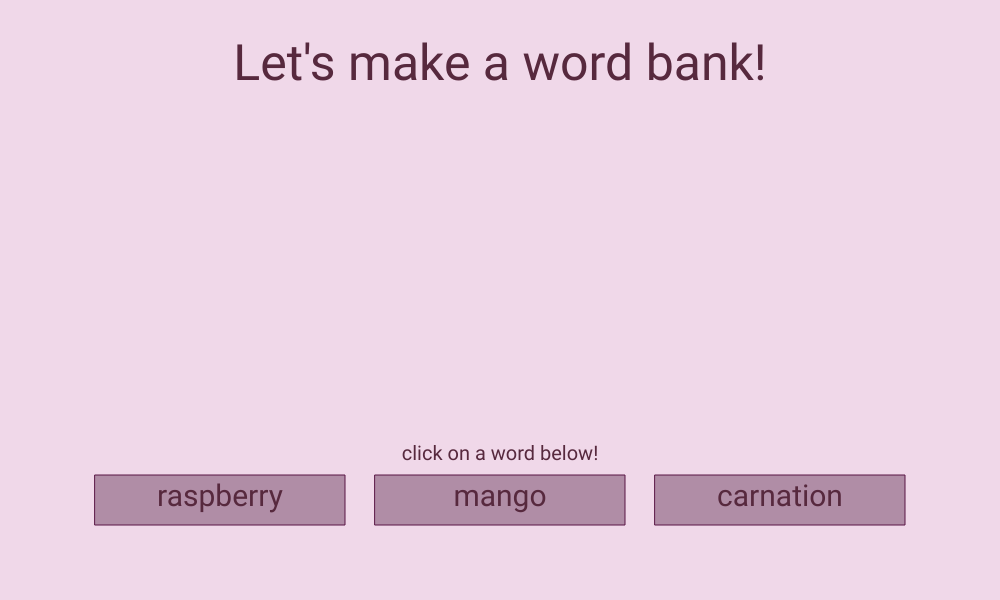
Frame 1 (no input)
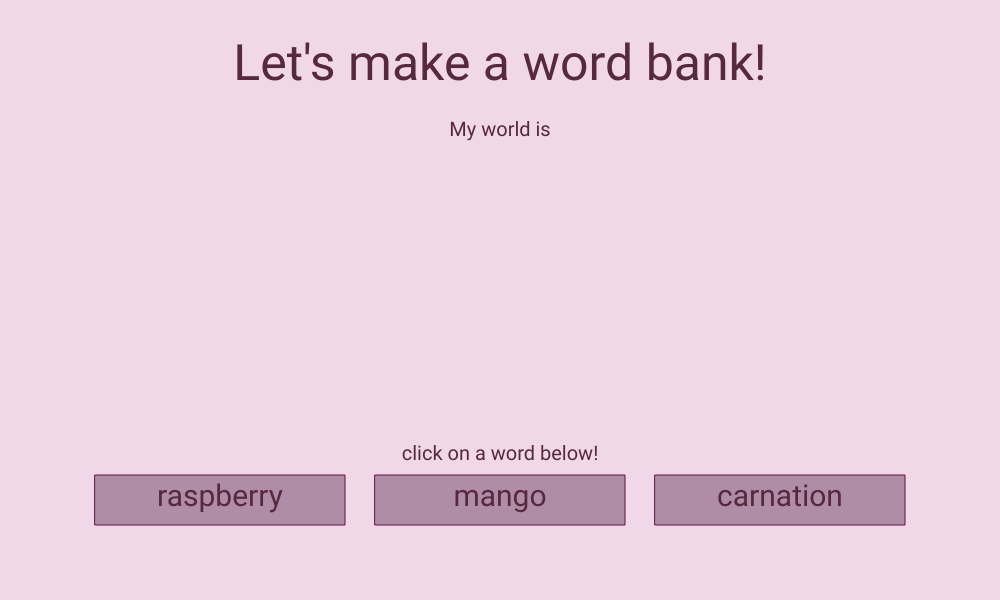
Frame 60 (no input)
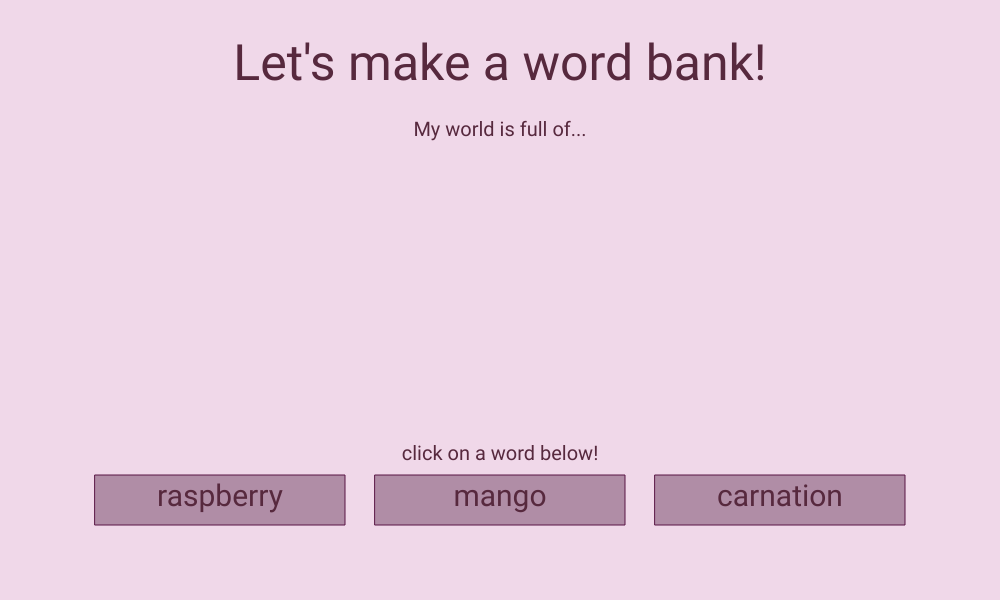
Frame 120 (the mouse pressed at the canvas centre since frame 60)

The p5.js sketch that drew these frames (run headless with seeded random() and noise() and a simulated clock; from frame 60 on, the mouse is pressed at the canvas centre):

// p5.js sketch
// ── sketch.js

let currentcharacter = 0;
//incrementing variable that helps the program type out the sentence
let wordbank = 'My world is full of...';
//string variable to add words to, containing starter sentence for the word bank

let wordcount = 0
//counter variable to ensure the word count doesn't exceed what can fit on the screen

let desserts = ['cake', 'pie', 'cookies', 'brownie', 'ice cream', 'pudding', 'custard', 'cheesecake', 'tart', 'muffin', 'cupcake', 'donut', 'fudge', 'chocolate', 'caramel', 'truffle', 'macaron', 'eclair', 'gelato', 'sorbet', 'baklava', 'cinnamon roll', 'panna cotta', 'churro', 'flan', 'banana split', 'profiterole', 'chocolate mousse', 'rice pudding', 'sweet roll', 'marzipan', 'tiramisu', 'fruit salad', 'crème brûlée', 'soufflé', 'jelly', 'mousse', 'parfait', 'pavlova', 'taiyaki', 'roll cake', 'gingerbread', 'lemon bar', 'chocolate chip', 'biscotti', 'cobbler', 'scone', 'madeleine', 'spoon cake', 'popsicle'];
let colours = ['red', 'blue', 'green', 'yellow', 'orange', 'purple', 'pink', 'brown', 'black', 'white', 'gray', 'violet', 'indigo', 'turquoise', 'cyan', 'magenta', 'beige', 'cream', 'gold', 'silver', 'bronze', 'navy', 'teal', 'mint', 'lavender', 'peach', 'coral', 'plum', 'maroon', 'charcoal', 'rose', 'emerald', 'azure', 'amber', 'sapphire', 'ruby', 'topaz', 'jade', 'ivory', 'chartreuse', 'olive', 'fuchsia', 'blush', 'burgundy', 'mustard', 'khaki', 'cobalt', 'scarlet', 'cream', 'lavender'];
let animals = ['lion', 'tiger', 'elephant', 'giraffe', 'zebra', 'kangaroo', 'panda', 'koala', 'bear', 'wolf', 'fox', 'rabbit', 'squirrel', 'deer', 'hippopotamus', 'rhinoceros', 'crocodile', 'alligator', 'cheetah', 'leopard', 'jaguar', 'whale', 'dolphin', 'shark', 'octopus', 'seal', 'penguin', 'eagle', 'owl', 'parrot', 'sparrow', 'falcon', 'hawk', 'peacock', 'duck', 'goose', 'chicken', 'turkey', 'cow', 'horse', 'sheep', 'goat', 'camel', 'llama', 'donkey', 'pigeon', 'bat', 'rat', 'mouse', 'frog'];
let fruits = ['apple', 'banana', 'orange', 'grape', 'pear', 'peach', 'plum', 'cherry', 'strawberry', 'blueberry', 'raspberry', 'blackberry', 'watermelon', 'melon', 'kiwi', 'pineapple', 'mango', 'papaya', 'lemon', 'lime', 'grapefruit', 'apricot', 'nectarine', 'pomegranate', 'fig', 'date', 'dragon fruit', 'lychee', 'tangerine', 'coconut', 'mandarin', 'persimmon', 'cantaloupe', 'guava', 'passion fruit', 'star fruit', 'custard apple', 'mangosteen', 'elderberry', 'acai', 'chili pepper', 'plantain', 'rhubarb', 'carambola', 'kumquat', 'tomatoes', 'longan', 'mullberry', 'jackfruit', 'durian'];
let plants = ['rose', 'sunflower', 'tulip', 'lily', 'orchid', 'daisy', 'violet', 'daffodil', 'cherry blossom', 'lavender', 'fern', 'bamboo', 'cactus', 'succulent', 'carnation', 'hibiscus', 'marigold', 'jasmine', 'bougainvillea', 'lilac', 'iris', 'poppy', 'gardenia', 'magnolia', 'palm', 'oak', 'maple', 'birch', 'pine', 'cedar', 'spruce', 'fir', 'sequoia', 'bamboo', 'aloe vera', 'sage', 'thyme', 'rosemary', 'mint', 'oregano', 'basil', 'chamomile', 'geranium', 'ivy', 'moss', 'cucumber plant', 'strawberry plant', 'tomato plant', 'pumpkin', 'sunflower'];
let nature = ['star', 'moon', 'sun', 'cloud', 'rain', 'storm', 'lightning', 'thunder', 'fog', 'snow', 'hail', 'tornado', 'hurricane', 'wind', 'breeze', 'dust storm', 'sunshine', 'eclipse', 'comet', 'meteor', 'galaxy', 'planet', 'constellation', 'milky way', 'sky', 'atmosphere', 'aurora', 'sunset', 'sunrise', 'dawn', 'dusk', 'twilight', 'clouds', 'overcast', 'ice', 'frost', 'dew', 'mist', 'vapor', 'rainbow', 'blizzard', 'drizzle', 'heatwave', 'cyclone', 'fogbank', 'volcanic ash', 'sand dune', 'mountain breeze', 'whirlwind','gust'];
//a set of 6 arrays with 50 words of each category

let word1;
let word2;
let word3;
//creates variables to temporarily hold the choice of 3 words that can be added to the sentence

let allwords = [desserts, colours, animals, fruits, plants, nature];
//nested array to hold all possible word values for better randomisation later on

function setup() {
  createCanvas(1000, 600);
  generatewords();
  //creates random words when program begins
  textFont(`Roboto`);
}
function draw() {

  background(240, 216, 233);
  //pink background

  stroke(89, 21, 69)
  fill(176, 141, 166);
  rectMode(CENTER);
  rect(220,height-100,width/4,50);
  rect(width/2,height-100,width/4,50);
  rect(width-220,height-100,width/4,50);
  //draws three boxes with outlines
  
  let wordbankcharacters = wordbank.substring(0,currentcharacter);
  //creates variable to store the incomplete sentence displayed on screen (which keeps
  //adding characters as it scrolls through), dividing the wordbank string using .substring()

  fill(87, 41, 62);
  noStroke();
  textSize(50);
  textAlign(CENTER);
  text("Let's make a word bank!",width/2, 80);
  //draws title

  textSize(20);
  textAlign(CENTER);
  text(wordbankcharacters, width/2,120, width-20);
  //displays the full word bank at the top


  text('click on a word below!',width/2, height-140);
  //guides user to click on a word to add

  textSize(30);
  text(word1, 220, height-94);
  text(word2, width/2, height-94);
  text(word3, width-220, height-94);
  //draws the word options in the text boxes

  
  currentcharacter += random(0,0.4)
  //increments the current character between 0.4 and 0 to simulate natural looking typing at random speeds
}

function mouseClicked(){
  if (mouseX<400 && mouseX>0){
  }

  if (wordcount<=170){
    if (mouseX>95 && mouseX<345 && mouseY>475 && mouseY<524){
      //detects if box 1 (left box) is clicked

      wordbank = wordbank + word1 + ', ';
      //adds the word into the sentence

      wordcount++
      //increments word count for upper limit detection

      generatewords();
      //randomises words for next choice
    }
    if (mouseX>374 && mouseX<624 && mouseY>475 && mouseY<524){
      wordbank = wordbank + word2 + ', ';
      wordcount++
      generatewords();
    }
    if (mouseX>655 && mouseX<904 && mouseY>475 && mouseY<524){
      wordbank = wordbank + word3 + ', ';
      wordcount++
      generatewords();
    }
  }
}

function generatewords(){
//function to reroll the three words and generate 3 new ones.

  let words = [];
  //empty local array to store current words
  
  for (let i=0; i<=2; i++){
    index1 = floor(random(0,5));
    index2 = floor(random(0,49));
    words[i] = allwords[index1][index2];
    //appends 3 random words to the words array, generating a random index 
    //referring to which word category, and then an index for which word within that
    //category. 
  }

  word1 = words[0];
  word2 = words[1];
  word3 = words[2];
  //it then references that words array and assigns those words to the three word variables

}
